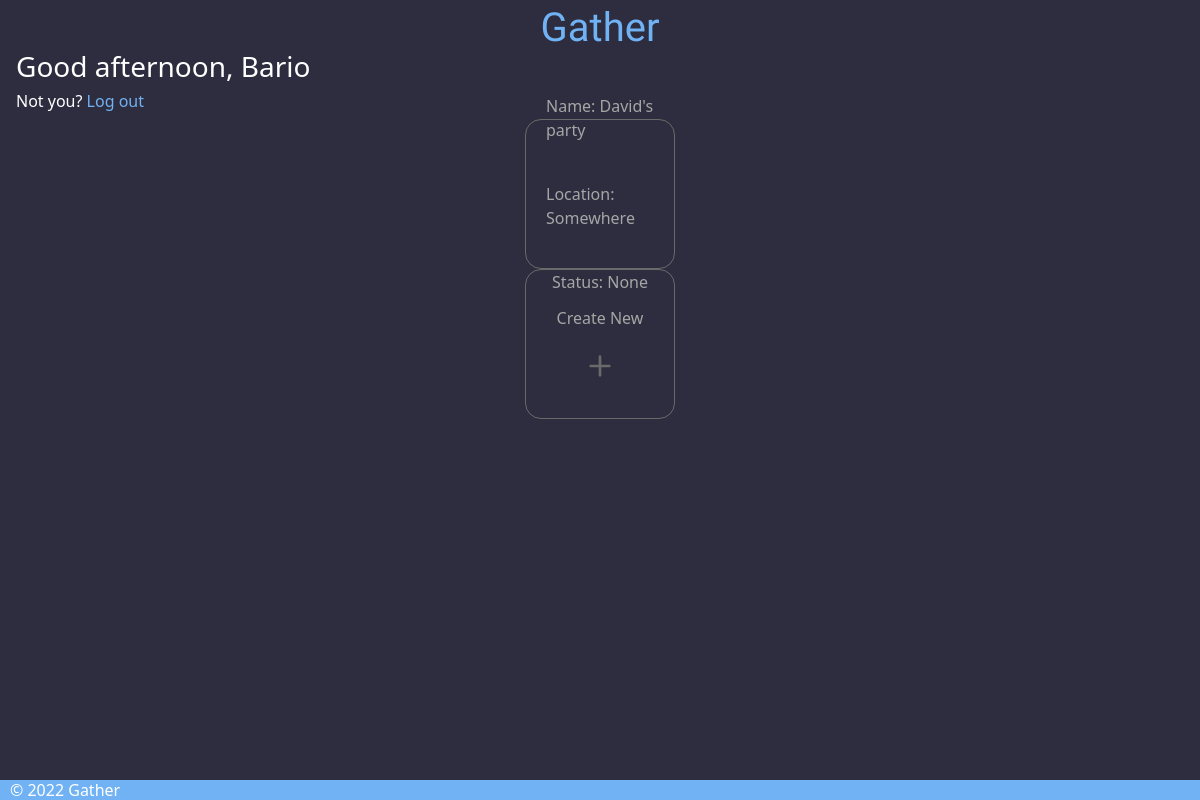
Page /dashboard (signed in) on the earlier database version.
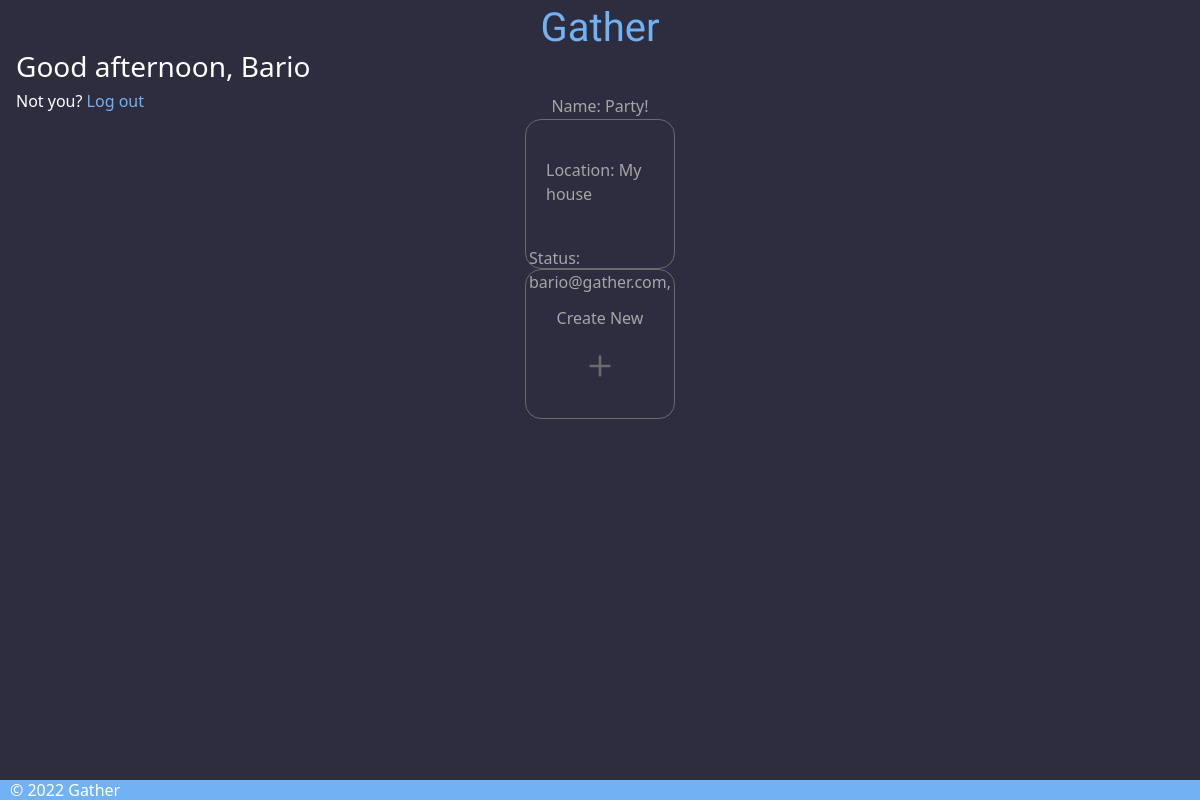
Same page on the later database version.
### tables this page shows
CREATE TABLE users (
	email TEXT PRIMARY KEY NOT NULL,
	username TEXT NOT NULL,
	password TEXT NOT NULL,
	firstName TEXT NOT NULL,
	lastName TEXT NOT NULL,
	verified BOOLEAN NOT NULL DEFAULT 0,
	admin BOOLEAN NOT NULL DEFAULT 0
    );

CREATE TABLE meetings (
    meeting_id INTEGER NOT NULL PRIMARY KEY AUTOINCREMENT,
    meeting_name TEXT NOT NULL,
    meeting_description TEXT DEFAULT "No description has been set",
    meeting_manager TEXT NOT NULL,
    meeting_location TEXT,
    meeting_setDate DATE DEFAULT "No date has been set",
    meeting_startTime time DEFAULT "No time has been set",
    meeting_dateSelectionRangeStart date,
    meeting_dateSelectionRangeEnd date,
    meeting_attendees TEXT,
    meeting_password TEXT,
    meeting_status TEXT DEFAULT "Upcoming",
    meeting_idealdates TEXT DEFAULT "No ideal dates have been identified yet",
    meeting_type TEXT NOT NULL,
    meeting_category TEXT,
    meeting_public BOOLEAN NOT NULL DEFAULT 0,
    meeting_created_at TIMESTAMP NOT NULL DEFAULT CURRENT_TIMESTAMP,
    meeting_updated_at TEXT
);

### app.py (the view)
@app.route("/dashboard")
@login_required
def dashboard():
    user_id = session["email"]
    update = None
    try:
        update = session["update"]
        session.pop("update", None)
    except KeyError:
        update = None
        pass
    verified = db.execute(
        "SELECT verified FROM users WHERE email = ?", (user_id,)).fetchone()
    if not verified:
        return render_template("dashboard.html", username="unverified user")
    username = db.execute(
        "SELECT username FROM users WHERE email = ?", (user_id,)).fetchone()[0]
    if username == None:
        return redirect("/logout")
    meetingsManagingSummary = db.execute(
        "SELECT * FROM meetings WHERE meeting_manager = ?", (user_id,)).fetchall()
    meetingsAttendingSummary = db.execute("SELECT * FROM meetings JOIN meeting_attendees ON meetings.meeting_id = meeting_attendees.meeting_id WHERE email = ?",
                                          (session["email"],)).fetchall()
    try:
        if meetingsManagingSummary[0][0] is None or not meetingsManagingSummary:
            meetingsManagingSummary = None
    except:
        pass
    try:
        if meetingsAttendingSummary[0][0] is None or not meetingsAttendingSummary:
            meetingsAttendingSummary = None
    except:
        pass
    """
    for meeting in meetingsManagingSummary:
        attendees = meeting[8].split(", ")
        if attendees is None:
            meeting.append(0)
        else:
            meeting.append(len(attendees))
    """
    return render_template("dashboard.html",
                           username=username,
                           greeting=timeBasedGreeting(),
                           meetingsManagingSummary=meetingsManagingSummary,
                           meetingsAttendingSummary=meetingsAttendingSummary,
                           update=update)

### app.py (called while the page is built)
@app.after_request
def after_request(response):
    response.headers["Cache-Control"] = "no-cache, no-store, must-revalidate"
    response.headers["Expires"] = 0
    response.headers["Pragma"] = "no-cache"
    return response

### helpers.py (called while the page is built)
def login_required(f):
    @wraps(f)
    def decorated_function(*args, **kwargs):
        if not session.get("email"):
            return redirect("/login")
        return f(*args, **kwargs)
    return decorated_function

def timeBasedGreeting():
    currentTime = dt.now()
    if currentTime.hour < 12:
        return "Good morning"
    elif 12 <= currentTime.hour < 18:
        return "Good afternoon"
    else:
        return "Good evening"

### templates/dashboard.html (shortened to what this page needs)
{% extends "layout.html" %}
{% block main_content %}
<main>
<div id="dashboard">
            <h3>{{ greeting }}, {{ username }}</b></h3>
            <h6> Not you? <a href="/logout"> Log out</a></h6>
</div>
<div id="db-center">
    <div class="meetings">
        {% if meetingsManagingSummary %}
        {% for meeting in meetingsManagingSummary %}
            <a href="/meetings/{{ meeting[0] }}">
                <div class="meeting_box">
                    <p class="dash-p">Name: {{ meeting[1] }}</p>
                    <p class="dash-p">Location: {{ meeting[4] }}</p>
                    <p class="dash-p">Status: {{ meeting[9] }}</p>
                </div>
            </a>
        {% endfor %}
        {% endif %}
        <a href="/createMeeting">
        <div class="meeting_box">
            <p>Create New</p>
            <p class="dash-p" style="padding-bottom: 0;"><svg id = "plus" xmlns="http://www.w3.org/2000/svg" width="32" height="32" viewBox="0 0 24 24" fill="none" stroke="#6a6a6a" stroke-width="2" stroke-linecap="round" stroke-linejoin="round" class="feather feather-plus"><line x1="12" y1="5" x2="12" y2="19"></line><line x1="5" y1="12" x2="19" y2="12"></line></svg></p>
        </div>
        </a>
        <br>
        </div>
</div>
</main>
{% endblock %}

### templates/layout.html (shortened to what this page needs)
<!DOCTYPE html>
<html lang="en">
  <head>
    <link
      href="https://cdn.jsdelivr.net/npm/bootstrap@5.1.3/dist/css/bootstrap.min.css"
      rel="stylesheet"
    />
    <link
      rel="stylesheet"
      href="{{ url_for('static', filename='stylesheet.css') }}"
    />
    <link
      rel="stylesheet"
      href="https://cdnjs.cloudflare.com/ajax/libs/font-awesome/5.13.0/css/all.min.css"
    />
  </head>
  <body>
    <header class="logotext">
      <h1 id="logoremain" onclick="location.href='/'" type="button">Gather</h1>
    </header>
    {% block main_content %}{% endblock %}
    <footer>&copy; 2022 Gather</footer>
  </body>
</html>

### static/stylesheet.css (style rules this page uses)
:root { --brandcolour: #70B2F3; --hval: 50px; }
body, html { background-color: #2D2D3F; color: #FFFFFF; height: 100vh; }
header { position: fixed; padding: 10px 0px 10px 0px; top: 0; width: 100%; height: var(--hval); display: flex; align-items: center; justify-content: center; }
#logoremain { background: transparent; border: none; }
main { height: 100%; padding-top: var(--hval); padding-bottom: 20px; }
#dashboard { display: flex; align-items: flex-start; justify-content: start; flex-direction: column; margin-left: 1em; }
#db-center { display: flex; align-items: center; justify-content: center; }
footer { position: fixed; padding: 10px 10px 10px 10px; bottom: 0; width: 100%; height: 20px; background: var(--brandcolour); display: flex; align-items: center; }
.logotext { color: var(--brandcolour); font-size: 3em; font-family: "Dancing Script", cursive; font-weight: 300; text-align: center; text-decoration: none; padding-top: 2%; }
a { color: var(--brandcolour); text-decoration: none; }
.dash-p { margin-bottom: 0px; padding : 20px 20px; }
.meeting_box p { color: #a6a6a6; margin-bottom: 0; }
.meeting_box { display: flex; flex-direction: column; align-items: center; justify-content: center; width: 150px; height: 150px; background-color: transparent; color: white; border-radius: 1em; border: 1px solid #6A6A6A; transition: .5s; }

Differences in the rows shown:
removed meetings: meeting_name "David's party", meeting_location "Somewhere", meeting "None"
added meetings: meeting_name "Party!", meeting_location "My house", meeting_attendees "bario@gather.com,"
